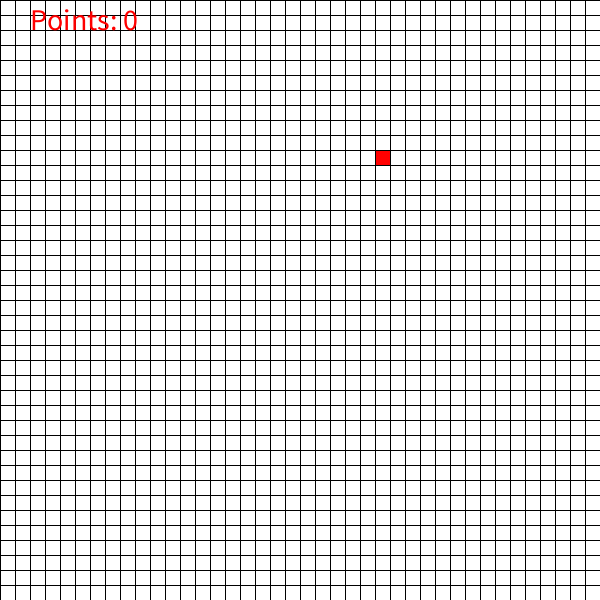
Frame 1 (no input)
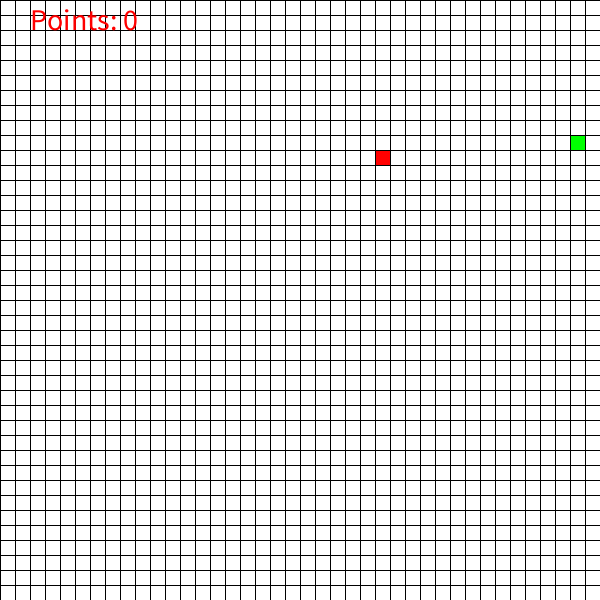
Frame 60 (the mouse pressed at the canvas centre just before this capture)
Frame 120 (the mouse held since frame 60 and released just before this capture): identical to frame 60, image omitted

The Processing sketch that drew these frames (run headless with seeded random() and noise(); from frame 60 on, the mouse is pressed at the canvas centre):

// Processing sketch: Snake_game
// ── Snake_game.pde
Cell[] grid;
int N = 40;
float size;
int food = 0;
int maxFood = 2;
int foodI;
piece[] snake = new piece[1];
int points = 0;
float a = 0;

void setup() {
  pixelDensity(2);
  size(600, 600);

  snake[0] = new piece(int(random(0, N)), int(random(0, N)));
  snake[0].c = color(255, 0, 0);
  grid = new Cell[N*N];
  size = width / N;

  for (int i = 0; i < N; i++) {
    for (int j = 0; j < N; j++) {
      grid[index(j, i)] = new Cell(j, i);
    }
  }

  for (int i = 1; i < snake.length; i++) {
    snake[i] = new piece(snake[0].x, snake[0].y);
  }
}

void draw() {
  frameRate(6);
  background(0);
  strokeWeight(1);

  for (Cell cell : grid) {
    fill(255);
    if (cell.s == 1)
      fill(0, 255, 0);  
    square(cell.x*size, cell.y*size, size);
  }

  maxFood = int(3 * points) +1 ;
  genFood();

  if (grid[index(snake[0].x, snake[0].y)].s == 1) {
    food--;
    grid[index(snake[0].x, snake[0].y)].s = 0;
    eaten();
  }

  for (piece s : snake) {
    s.move();
    s.show();
  }

  for (int i = snake.length-1; i > 0; i--) {
    snake[i].um = snake[i-1].um;
    if (index(snake[i].x, snake[i].y) == index(snake[0].x, snake[0].y))
      exit();
  }

  colorMode(HSB);
  textSize(30);
  fill(a, 255, 255);
  text("Points: " + points, 30, 30);
  a+=5;
  colorMode(RGB);

  //strokeWeight(10);
  //point(snake[0].x*size+size/2, snake[0].y*size+size/2);
}

int index(int x, int y) {
  return x + y * N;
}

void genFood() {
  if (food < maxFood) {
    foodI = index(int(random(0, N)), int(random(0, N)));
    int si = index(snake[0].x, snake[0].y);
    if (foodI != si && grid[foodI].s == 0) {
      grid[foodI].s = 1;
      food++;;
    }
  }
}

void eaten() {
  snake = (piece[]) expand(snake, snake.length+1);
  int i = snake.length-1;
  snake[i] = new piece(snake[i-1].x, snake[i-1].y);
  points++;
}

void keyPressed() {
  if (key == 'w' && snake[0].um != 's')
    snake[0].um = key;
  else if (key == 's' && snake[0].um != 'w')
    snake[0].um = key;
  else if (key == 'a' && snake[0].um != 'd')
    snake[0].um = key;
  else if (key == 'd' && snake[0].um != 'a')
    snake[0].um = key;
}

// ── Cell.pde
class Cell { //<>//
  int x, y, s;
  
  Cell (int xc, int yc) {
    x = xc;
    y = yc;
    s = 0;
  }
}

// ── Snake.pde
class piece { //<>//
  int x, y;
  color c;
  char um;

  piece (int xc, int yc) {
    x = xc;
    y = yc;
    c = color(150);
    um = 'n';
  }

  void show() {
    fill(c);
    square(x*size, y*size, size);
  }

  void move() {
    if (um == 'w') {
      y--;
    }
    if (um == 's') {
      y++;
    }
    if (um == 'a') {
      x--;
    }
    if (um == 'd') {
      x++;
    }
    if (x < 0)
      x += N;
    if (x > N-1)
      x -= N;
    if (y < 0)
      y += N;
    if (y > N-1)
      y -= N;
  }
}
